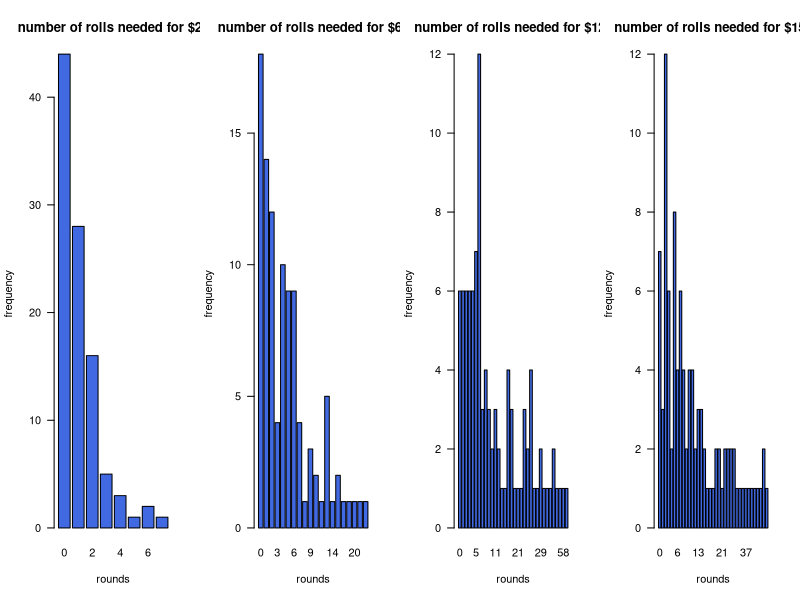
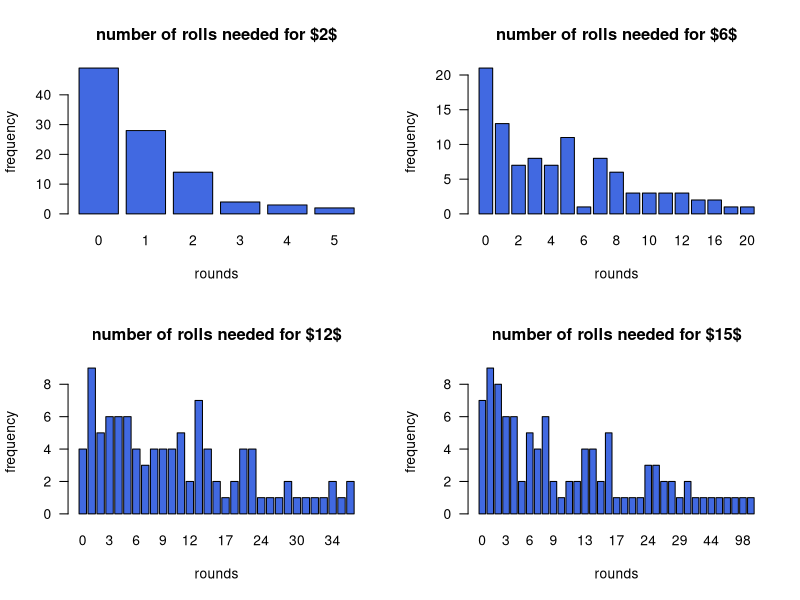
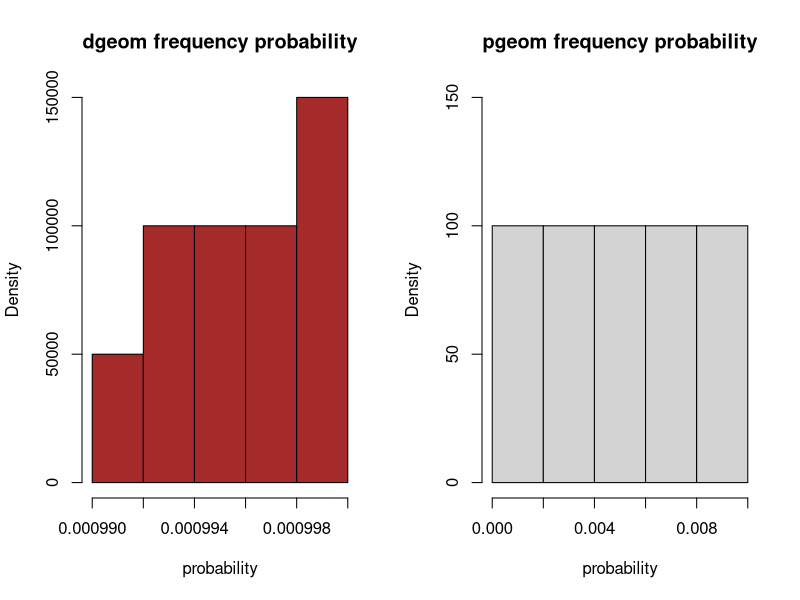
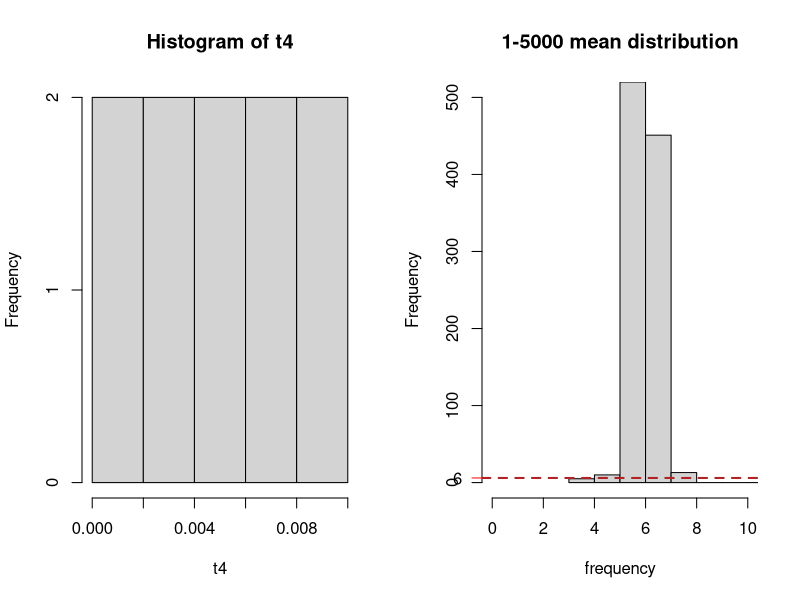
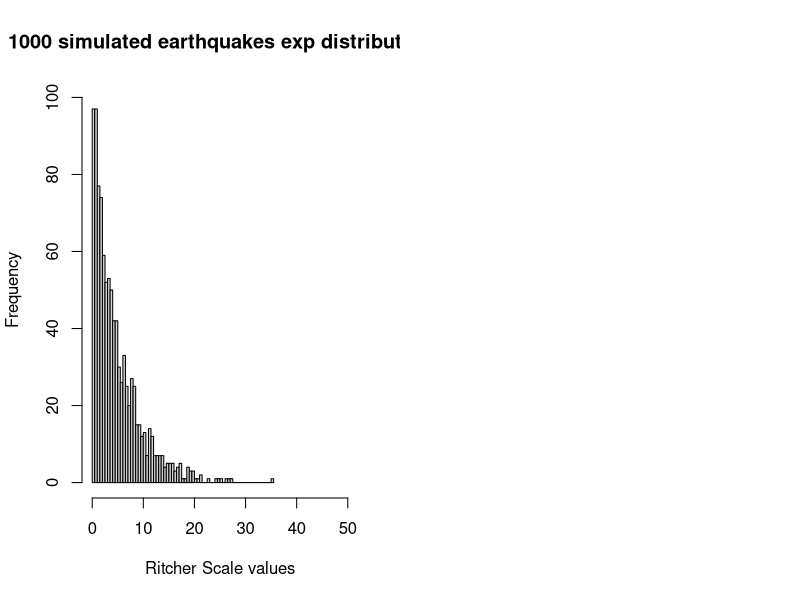
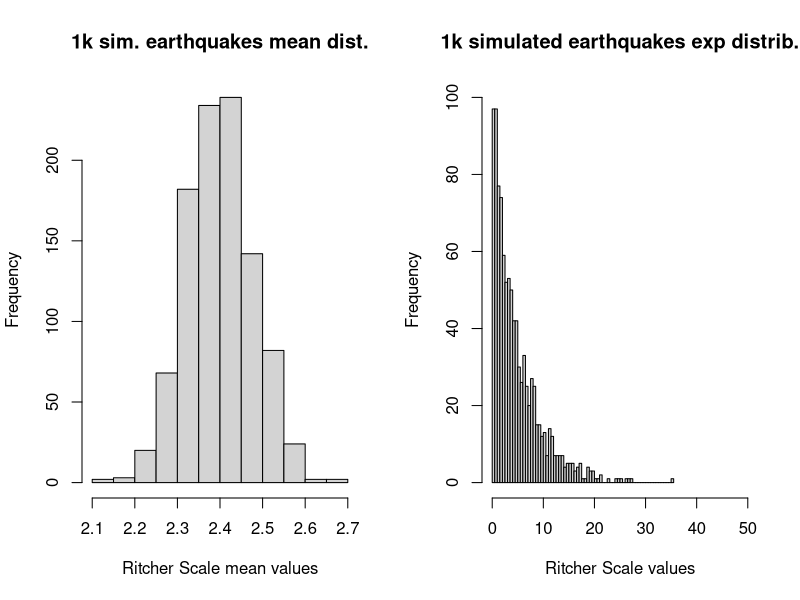
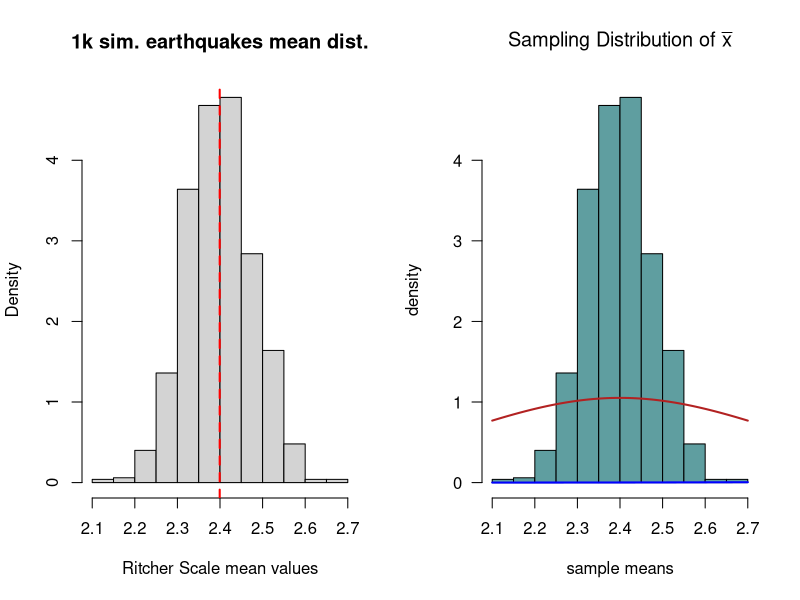
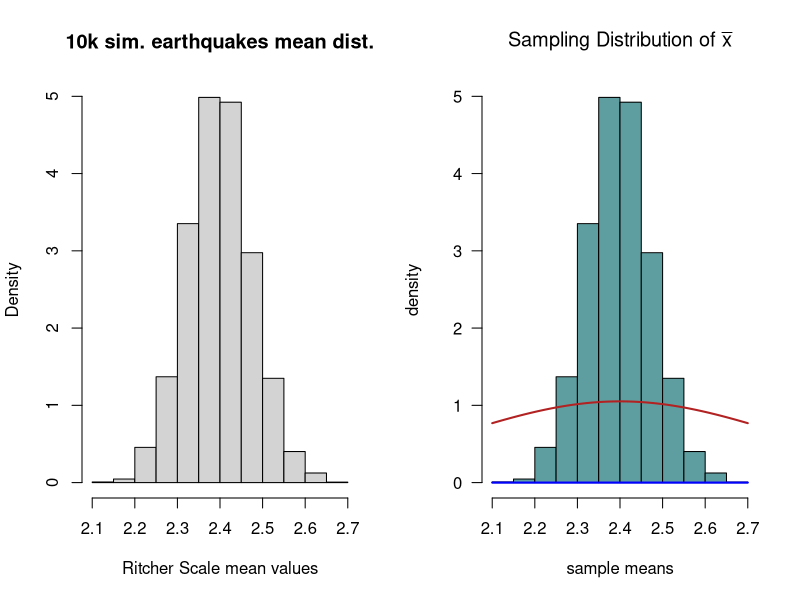

Write the R code that produced these figures, in order.
## ---- chunk 1
knitr::opts_chunk$set(echo = TRUE)
?replicate
## ---- chunk 2

#create randomization to simulate rolling a dice

func <- function(K, simulations) {
  freq = rep(NA, simulations)
  for (i in 1:simulations) {
    counter <- 0
    cond <- TRUE
    
    while (cond) {
      counter <- counter + 1
      if (sample(1:K,1) == K) {
        cond <- FALSE
        freq[i] <- counter
      }
    }
  }
  return(freq)
}

func(6,10)


## ---- chunk 3
#generate 4 regeom for plots
rate2 <- rgeom(100, prob = 1/2)
rate6 <- rgeom(100, prob = 1/6)
rate12 <- rgeom(100, prob = 1/12)
rate15 <-rgeom(100, prob = 1/15)

par(mfrow=c(1,4))
barplot(table(rate2), las=TRUE, xlab="rounds", ylab="frequency", 
        main="number of rolls needed for $2$", col="royalblue")

barplot(table(rate6), las=TRUE, xlab="rounds", ylab="frequency", 
        main="number of rolls needed for $6$", col="royalblue")

barplot(table(rate12), las=TRUE, xlab="rounds", ylab="frequency", 
        main="number of rolls needed for $12$", col="royalblue")

barplot(table(rate15), las=TRUE, xlab="rounds", ylab="frequency", 
        main="number of rolls needed for $15$", col="royalblue")

## ---- chunk 4
#repeat the same process as above
rate2 <- rgeom(100, prob = 1/2)
rate6 <- rgeom(100, prob = 1/6)
rate12 <- rgeom(100, prob = 1/12)
rate15 <-rgeom(100, prob = 1/15)

par(mfrow=c(2,2))
barplot(table(rate2), las=TRUE, xlab="rounds", ylab="frequency", 
        main="number of rolls needed for $2$", col="royalblue")

barplot(table(rate6), las=TRUE, xlab="rounds", ylab="frequency", 
        main="number of rolls needed for $6$", col="royalblue")

barplot(table(rate12), las=TRUE, xlab="rounds", ylab="frequency", 
        main="number of rolls needed for $12$", col="royalblue")

barplot(table(rate15), las=TRUE, xlab="rounds", ylab="frequency", 
        main="number of rolls needed for $15$", col="royalblue")
## ---- chunk 5

#list all the mean rgeom as dataframe
for100 <- c(mean(rgeom(n = 100, prob = 1/2) == 2),mean(rgeom(n = 100, prob = 1/6) == 6), mean(rgeom(n = 100, prob = 1/12) == 12),mean(rgeom(n = 100, prob = 1/15) == 15))

for1000 <- c(mean(rgeom(n = 1000, prob = 1/2) == 2),mean(rgeom(n = 1000, prob = 1/6) == 6),mean(rgeom(n = 1000, prob = 1/12) == 12),mean(rgeom(n = 1000, prob = 1/15) == 15))

for5000 <- c(mean(rgeom(n = 5000, prob = 1/2) == 2),mean(rgeom(n = 5000, prob = 1/6) == 6),mean(rgeom(n = 5000, prob = 1/12) == 12),mean(rgeom(n = 5000, prob = 1/15) == 15))

for20000 <- c(mean(rgeom(n = 20000, prob = 1/2) == 2),mean(rgeom(n = 20000, prob = 1/6) == 6),mean(rgeom(n = 20000, prob = 1/12) == 12),mean(rgeom(n = 20000, prob = 1/15) == 15))
  
df <- data.frame("sim_100" = for100, "sim_1000" = for1000, "sim_5000" = for5000,"sim_20000" = for20000)
row.names(df) <- c(2,6,12,15)
df


## ---- chunk 6
#calculate pgeom from 1-7 and present probability above 500
pgeom(q=1,1/1000)
pgeom(q=2,1/1000)
pgeom(q=3,1/1000)
pgeom(q=4,1/1000)
pgeom(q=5,1/1000)
pgeom(q=6,1/1000)
pgeom(q=7,1/1000)

print('---')
pgeom(q=501,1/1000)
## ---- chunk 7
#calculated by dgeom and pgeom for different probability from the same dataset
vec <- c(1:10)
t3 <- dgeom(vec-1,1/1000)
t3
print('----')
t4 <- pgeom(vec-1,1/1000)
t4
## ---- chunk 8
#present 2 graphs from the different calculations from above
par(mfrow=c(1,2))
hist(t3, main="dgeom frequency probability",xlab="probability",col="brown",prob=TRUE)
hist(t4, main="pgeom frequency probability",xlab="probability", ylim=c(0,150),prob=TRUE)
hist(t4)

## ---- chunk 9
#calculating means from running 1000 times because 5000 froze my computer
evec <- c()

for (i in (1:1000)){
  endnum <- func(6,i)
  evec <- append(evec,mean(endnum))
}


hist(evec,main="1-5000 mean distribution",xlab="frequency",ylim = c(0,500), xlim=c(0,10))
abline(h=6, col="firebrick", lty=2, lwd=2)
axis(side=2, at=6, label="6", col="red", las=TRUE)

## ---- chunk 10
1 - pgeom(q=12, prob=1/6)

## ---- chunk 11
pgeom(q=3, prob=1/6)
## ---- chunk 12
qgeom(p=.95, prob=1/6)
## ---- chunk 13
                              
x1 <- 1000                                         # Specify sample size


X <- rexp(x1, rate = 1/5)                        # Draw N exp distributed values
X                                          # Print values to RStudio console

hist(X, breaks = 100, main = "1000 simulated earthquakes exp distribution", xlab = "Ritcher Scale values", xlim=c(0,50), ylim = c(0,100))   
## ---- chunk 14
#X
counter2 <- 0
for (i in X){
  if (i >= 2 ){
    if (i <= 4) {
      counter2 <- counter2 + 1
    }
  } 
}
counter2/1000
## ---- chunk 15
#X
counter3 <- 0
for (i in X){
  if (i > 9 ){
    counter3 <- counter3 + 1
  } 
}
counter3/1000
## ---- chunk 16
sampfunc <- function(n, simulations, lambda){

  # stop function if input invalid
  if(any(c(simulations, n, lambda) <= 0)){return("error!")}
  mean_vector <- rep(NA, times=simulations) # empty results vector
  for(i in 1:simulations){
    x2 <- rexp(1000, rate = 1/2.4) # simulate#!!!
    mean_vector[i] <- mean(x2) # compute x-bar
    rm(x2) # clear memory
  } # end for loop
  return(mean_vector) #output
} # end function



## ---- chunk 17


Xmean <- sampfunc(n=40, simulations=1000, lambda=2.4)
#Xmean
par(mfrow=c(1,2))
hist(Xmean,main = "1k sim. earthquakes mean dist.", xlab = "Ritcher Scale mean values")
hist(X, breaks = 100, main = "1k simulated earthquakes exp distrib.", xlab = "Ritcher Scale values", xlim=c(0,50), ylim = c(0,100)) 

## ---- chunk 18
x1 <- 1000                                        


X <- rexp(x1, rate = 1/5)                        
mean(X) #sample mean                                       
var(X) #sample variance
sum((X - mean(X))^2) / 10 #population variance


## ---- chunk 19
hist(Xmean,main = "1k sim. earthquakes mean dist.", xlab = "Ritcher Scale mean values", prob=TRUE)
abline(v=mean(Xmean), col="red", lty=2, lwd=2) 
abline(v=mean((mean(X)*(sum((X - mean(X))^2) / 10)/var(X))), col="blue", lty=2, lwd=2) 

## ---- chunk 20

# histogram: density not frequency
hist(Xmean, freq=FALSE, 
      main=expression(paste("Sampling Distribution of ",bar(x))), 
        las=TRUE, col="cadet blue", xlab="sample means", ylab="density",prob=TRUE)

# add normal density curve to histogram:
curve(dnorm(x, mean=5.2, sd=5.2/sqrt(40)), add=TRUE, 
           lwd=2, col="blue")

curve(dnorm(x, mean=2.4, sd=2.4/sqrt(40)), add=TRUE, 
           lwd=2, col="firebrick")


## ---- chunk 21
par(mfrow=c(1,2))
#Xmean
Xmean2 <- sampfunc(n=40, simulations=10000, lambda=2.4)
hist(Xmean2,main = "10k sim. earthquakes mean dist.", xlab = "Ritcher Scale mean values", pro=TRUE)

# histogram: density not frequency
hist(Xmean2, freq=FALSE, 
      main=expression(paste("Sampling Distribution of ",bar(x))), 
        las=TRUE, col="cadet blue", xlab="sample means", ylab="density",prob=TRUE)

# add normal density curve to histogram:
curve(dnorm(x, mean=5.2, sd=5.2/sqrt(1000)), add=TRUE, 
           lwd=2, col="blue")

curve(dnorm(x, mean=2.4, sd=2.4/sqrt(40)), add=TRUE, 
           lwd=2, col="firebrick")
## ---- chunk 22
par(mfrow=c(1,2))
Xmean3 <- sampfunc(n=10, simulations=10000, lambda=2.4)

# histogram: density not frequency
hist(Xmean3, freq=FALSE, 
      main=expression(paste("Sampling Distribution of ",bar(x))), 
        las=TRUE, col="cadet blue", xlab="sample means", ylab="density")

# add normal density curve to histogram:
curve(dnorm(x, mean=2.4, sd=2.4/sqrt(1000)), add=TRUE, 
           lwd=2, col="blue")

curve(dnorm(x, mean=2.4, sd=2.4/sqrt(40)), add=TRUE, 
           lwd=2, col="firebrick")

hist(Xmean3,main = "10k sim. earthquakes mean dist.", xlab = "Ritcher Scale mean values", pro=TRUE)
## ---- chunk 23
sampfunc2 <- function(n, simulations, lambda){
  # n=sample size, k=times to run, lambda=Poisson parameter
  # stop function if input invalid
  if(any(c(simulations, n, lambda) <= 0)){return("error!")}
  mean_vector <- rep(NA, times=simulations) # empty results vector
  for(i in 1:simulations){
    x2 <- rt(1000, df=40) # simulate#!!!
    mean_vector[i] <- mean(x2) # compute x-bar
    rm(x2) # clear memory
  } # end for loop
  return(mean_vector) #output
} # end function

tdis <- sampfunc2(n=40, simulations=1000, lambda=2.4)
hist(tdis,main = "1k sim. earthquakes mean dist.", xlab = "Ritcher Scale mean values")
